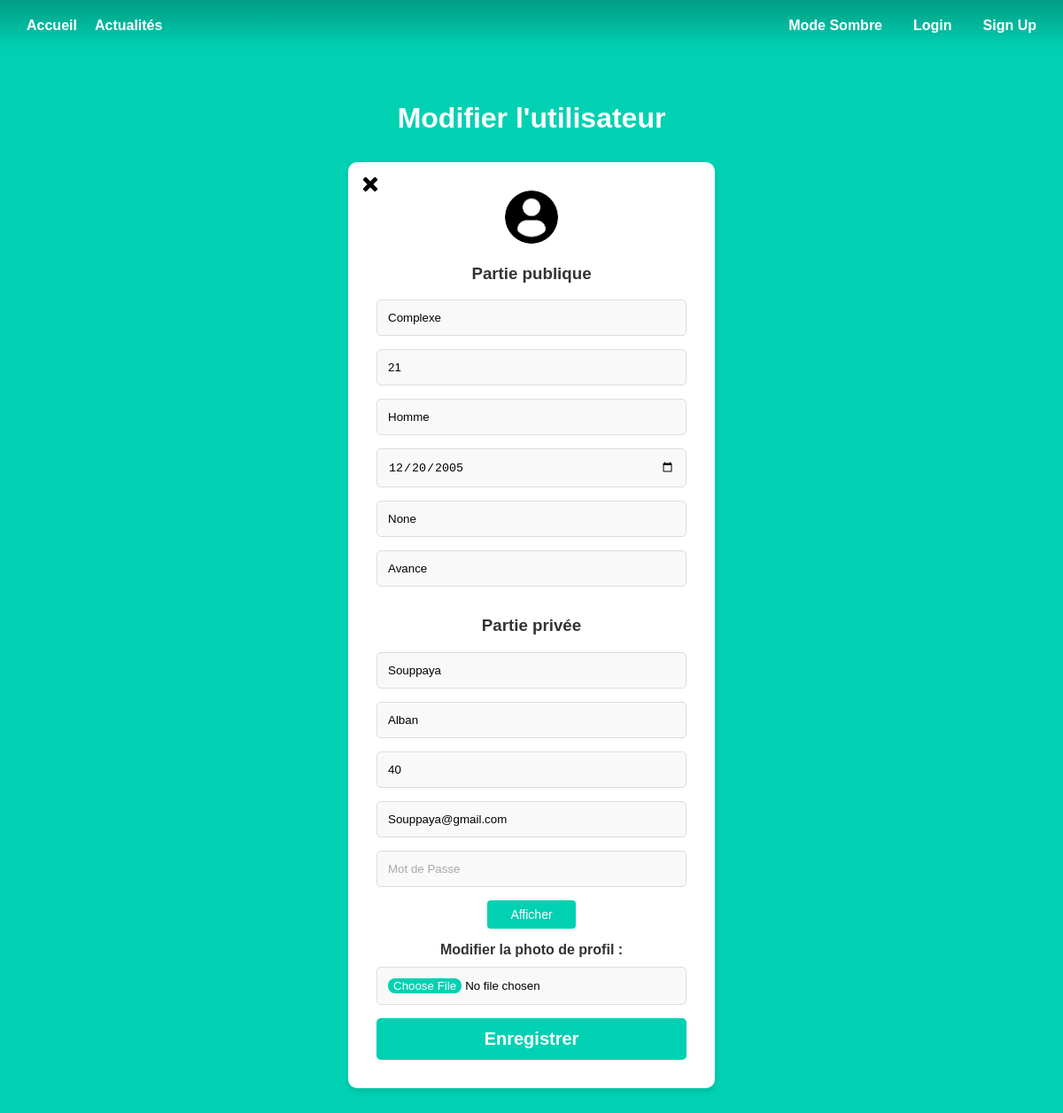
Page /edit/2 on the committed database.
### models.py (models this page shows)
class User(UserMixin, db.Model):
    id = db.Column(db.Integer, primary_key=True)
    email = db.Column(db.String(100), unique=True, index=True)
    pseudo = db.Column(db.String(100), unique=True, index=True)
    password = db.Column(db.String(100))
    lastname = db.Column(db.String(1000))
    firstname = db.Column(db.String(100))
    level = db.Column(db.String, default="Debutant")
    role = db.Column(db.String)
    age = db.Column(db.Integer)
    gender = db.Column(db.String(100))
    point = db.Column(db.Integer, default=0)
    birthdate = db.Column(db.Date)
    image = db.Column(db.LargeBinary)
    confirmed = db.Column(db.Boolean, default=False)

### admin.py (the view, shortened to what this page needs)
@admin.route('/edit/<int:user_id>', methods=['GET', 'POST'])
def edit_user(user_id):
    user = User.query.get(user_id)
    return render_template('admin_edit_user.html', user=user)

### templates/admin_edit_user.html (shortened to what this page needs)
{% extends "base.html" %}
{% block content %}
<div class="column is-4 is-offset-4">
    <h3 class="title">Modifier l'utilisateur</h3>
    <div class="box">
        <div class="back">
            <a href="{{ url_for('admin.user_profile', user_id=user.id) }}" class="button">
                <img src="{{ url_for('static', filename='croix.png') }}" alt="Profil"  width="20" height="20">
            </a>
        </div>
            {% if user.image %}
                <img width="60" height="60">
            {% else %}
                <img src="{{ url_for('static', filename='utilisateur-de-profil-sans-fond.png') }}"  width="60" height="60">
            {% endif %}
        <form method="POST" action="/edit/{{user.id}}" enctype="multipart/form-data">
            <h3>Partie publique</h3>
            <div class="field">
                <div class="control">
                    <input class="input is-large" type="text" name="pseudo" placeholder="pseudo" autofocus="" value="{{user.pseudo}}" required>
                </div>
            </div>
            <div class="field">
                <div class="control">
                    <input class="input is-large" type="number" name="age" placeholder="Âge" autofocus="" value="{{user.age}}" readonly>
                </div>
            </div>
            <div class="field">
                <div class="control">
                    <input class="input is-large" type="text" name="gender" placeholder="Sexe" autofocus="" value="{{user.gender}}" required>
                </div>
            </div>
            <div class="field">
                <div class="control">
                    <input class="input is-large" type="date" name="birthdate" placeholder="Date de Naissance" autofocus="" value="{{user.birthdate}}" required>
                </div>
            </div>
            <div class="field">
                <div class="control">
                    <input class="input is-large" type="text" name="role" placeholder="Rôle" value="{{user.role}}" required>
                </div>
            </div>
            <div class="field">
                <div class="control">
                    <input class="input is-large" type="text" name="level" placeholder="Niveau" value="{{user.level}}" required>
                </div>
            </div>
            <h3>Partie privée</h3>
            <div class="field">
                <div class="control">
                    <input class="input is-large" type="text" name="lastname" placeholder="Nom de Famille" value="{{user.lastname}}" required>
                </div>
            </div>
            <div class="field">
                <div class="control">
                    <input class="input is-large" type="text" name="firstname" placeholder="Prénom" autofocus="" value="{{user.firstname}}" required>
                </div>
            </div>
            <div class="field">
                <div class="control">
                    <input class="input is-large" type="number" name="point" placeholder="Points" autofocus="" value="{{user.point}}" required>
                </div>
            </div>
            <div class="field">
                <div class="control">
                    <input class="input is-large" type="email" name="email" placeholder="Email" autofocus="" value="{{user.email}}" required>
                </div>
            </div>
            <div class="field">
                <div class="control">
                    <input class="input is-large" type="password" id="password" name="password" placeholder="Mot de Passe" autofocus="" value="{{current_user.password}}" required>
                    <button type="button" id="toggle-password" class="button is-small" onclick="togglePassword()">Afficher</button>
                </div>
            </div>
            <div class="upload-file">
                <label class="label">Modifier la photo de profil :</label>
                <div class="control">
                    <input class="input" type="file" name="image">
                </div>
            </div>
            <button class="button is-block is-info is-large is-fullwidth">Enregistrer</button>
        </form>
    </div>
{% endblock %}

### static/styles/base2.css (style rules this page uses)
html, body { height: 100%; margin: 0; padding: 0; font-family: 'Arial', sans-serif; background-color: var(--clair); color: rgb(0, 0, 0); text-align: center; }
:root { --clair: #00d1b2; --moyen: #14c2a8; --fonce: #019e86; --tresfonce: #00a88b; --ecriture: white; --box: white; --titrebox: black; --border: #ddd; --writeinput: #aaa; --itembox: #f9f9f9; --titreitem: #333; --pitem: #666; --ecritureform: black; --titrerequete: #1e293b; --progress : #0fd812; }
.box { width: 350px; background: var(--box); padding: 30px; border-radius: 10px; box-shadow: 0px 4px 6px rgba(0, 0, 0, 0.1); width: 350px; text-align: center; margin-bottom: 30px; }
.input { border-radius: 5px; border: 1px solid var(--border); padding: 12px; width: 100%; margin-bottom: 15px; box-sizing: border-box; }
.input::placeholder { color: var(--writeinput); }
.button.is-info { background-color: var(--clair); color: var(--ecriture); font-weight: bold; border-radius: 5px; border: none; padding: 12px; width: 100%; transition: background 0.3s; font-size: 20px; }
.title { color: var(--ecriture); padding-top: 25px; font-size: 2rem; font-weight: 600; line-height: 1.125 }
.news-item .pp, .user-container img, .box img { border-radius: 50%; }
.user-info h3, .box h3, .results h2, .actualite-item h3 { color: var(--titreitem); }
form input { background-color: var(--itembox); color: var(--ecritureform); }
#toggle-password { padding: 8px 16px; background-color: var(--clair); color: var(--ecriture); width: 100px; border: none; border-radius: 4px; font-size: 14px; margin-bottom: 15px; }
.upload-file .input { margin-top: 10px; }
.box { position: relative; padding: 2rem; }
.back { position: absolute; top: 15px; left: 15px; }
.label { font-weight: bold; }
label { font-weight: bold; margin-bottom: 0.5rem; color: var(--titreitem); }

### rows in the picture
User: pseudo "Complexe", age "21", gender "Homme", birthdate "12/20/2005", role "None", level "Avance", lastname "Souppaya", firstname "Alban", point "40", email "Souppaya@gmail.com"
